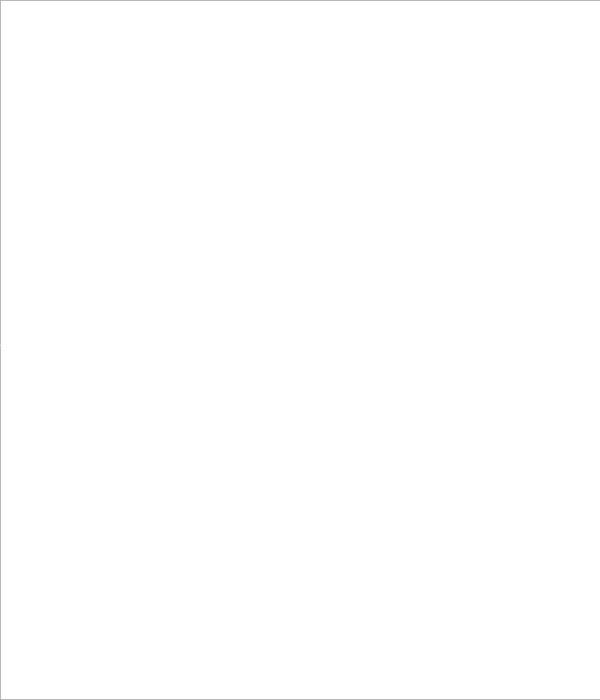
<?xml version="1.0" encoding="UTF-8"?>
<ui version="4.0">
 <class>MiddleMessage</class>
 <widget class="QWidget" name="MiddleMessage">
  <property name="geometry">
   <rect>
    <x>0</x>
    <y>0</y>
    <width>600</width>
    <height>700</height>
   </rect>
  </property>
  <property name="windowTitle">
   <string>Form</string>
  </property>
  <widget class="QGraphicsView" name="graphicsView">
   <property name="geometry">
    <rect>
     <x>0</x>
     <y>0</y>
     <width>700</width>
     <height>700</height>
    </rect>
   </property>
  </widget>
  <widget class="QLabel" name="L_message">
   <property name="geometry">
    <rect>
     <x>0</x>
     <y>0</y>
     <width>700</width>
     <height>700</height>
    </rect>
   </property>
   <property name="text">
    <string>&lt;html&gt;&lt;head/&gt;&lt;body&gt;&lt;p&gt;&lt;span style=&quot; color:#ffffff;&quot;&gt;TEXT&lt;/span&gt;&lt;/p&gt;&lt;/body&gt;&lt;/html&gt;</string>
   </property>
  </widget>
 </widget>
 <resources/>
 <connections/>
</ui>
